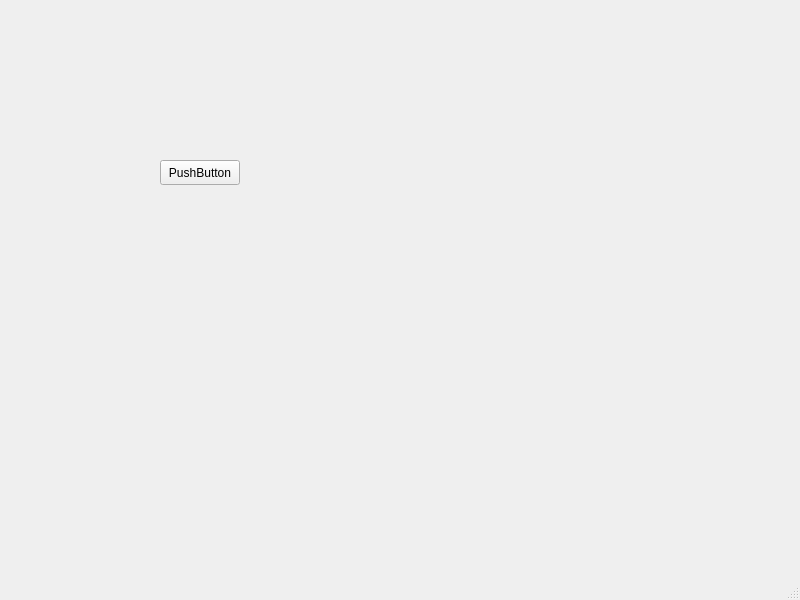
<?xml version="1.0" encoding="UTF-8"?>
<ui version="4.0">
 <class>MainWindow</class>
 <widget class="QMainWindow" name="MainWindow">
  <property name="geometry">
   <rect>
    <x>0</x>
    <y>0</y>
    <width>800</width>
    <height>600</height>
   </rect>
  </property>
  <property name="windowTitle">
   <string>MainWindow</string>
  </property>
  <widget class="QWidget" name="centralwidget">
   <widget class="QPushButton" name="pushButton">
    <property name="geometry">
     <rect>
      <x>160</x>
      <y>160</y>
      <width>80</width>
      <height>25</height>
     </rect>
    </property>
    <property name="text">
     <string>PushButton</string>
    </property>
   </widget>
  </widget>
  <widget class="QMenuBar" name="menubar">
   <property name="geometry">
    <rect>
     <x>0</x>
     <y>0</y>
     <width>800</width>
     <height>22</height>
    </rect>
   </property>
  </widget>
  <widget class="QStatusBar" name="statusbar"/>
 </widget>
 <resources/>
 <connections/>
</ui>
